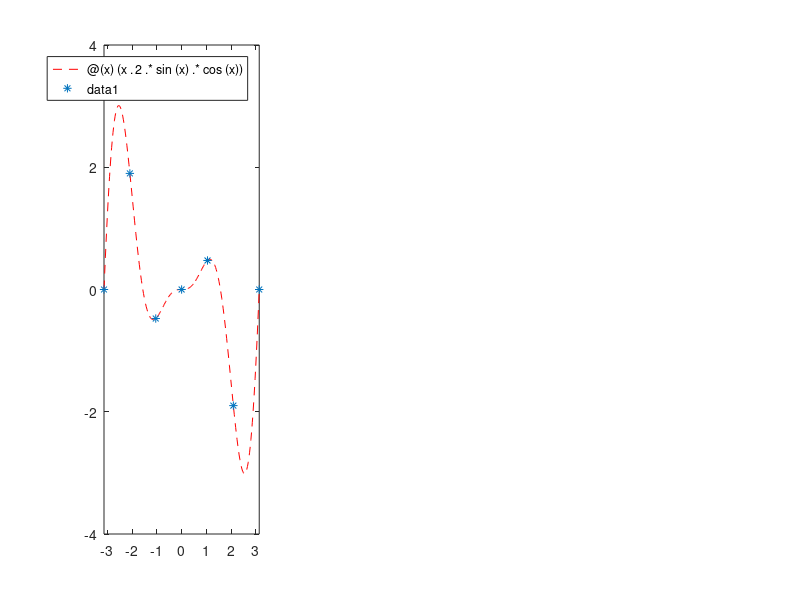

The MATLAB script that drew this image: (Note: this script raises an error after producing the figure.)
%script
f=@(x)(x.^2.*sin(x).*cos(x));
alpha=-pi; beta=pi;


i=1;
for n=6 : 4 :14
    subplot(1,3,i) 
    fplot(f,[alpha,beta],'r--')
    hold on


% Calcolo del polinomio interpolante di grado n

   x = linspace(alpha,beta,n+1)';    %vettore colonna
   
   plot(x, f(x),'*');
   y = f(x);
   % calcolo i coefficienti del polinomio interpolante
   a = get_polyn(x,y);
   % e poi lo valuto nei punti in y
   t = linspace(alpha,beta,100);
   yp=polyval(a,t);
   
   plot(t,yp,'k');
   
   % Calcolo dell'errore
   t = linspace(alpha,beta,10000);
   Err_max=max(abs(f(t)-polyval(a,t))); 
   fprintf('Approssimazione mediante interpolazione\n')

   fprintf('n: %d, Errore: %e\n',n,Err_max)

   fprintf('Approssimazione mediante minimi quadrati\n')
   m=n-2; 
   a = get_polyn_ls(x,y,m);
   t = linspace(alpha,beta,100);
   yp=polyval(a,t);
   plot(t,yp,':k');

   title(['n: ',num2str(n)])
   legend('funzione','punti di interpolazione','polinomio interpolante','polinomio di grado m')

   % Calcolo dell'errore
   t = linspace(alpha,beta,10000);
   Err_max=max(abs(f(t)-polyval(a,t)));
   fprintf('n: %d, m: %d, Errore: %e\n',n,m,Err_max)




   i=i+1;

end
   
